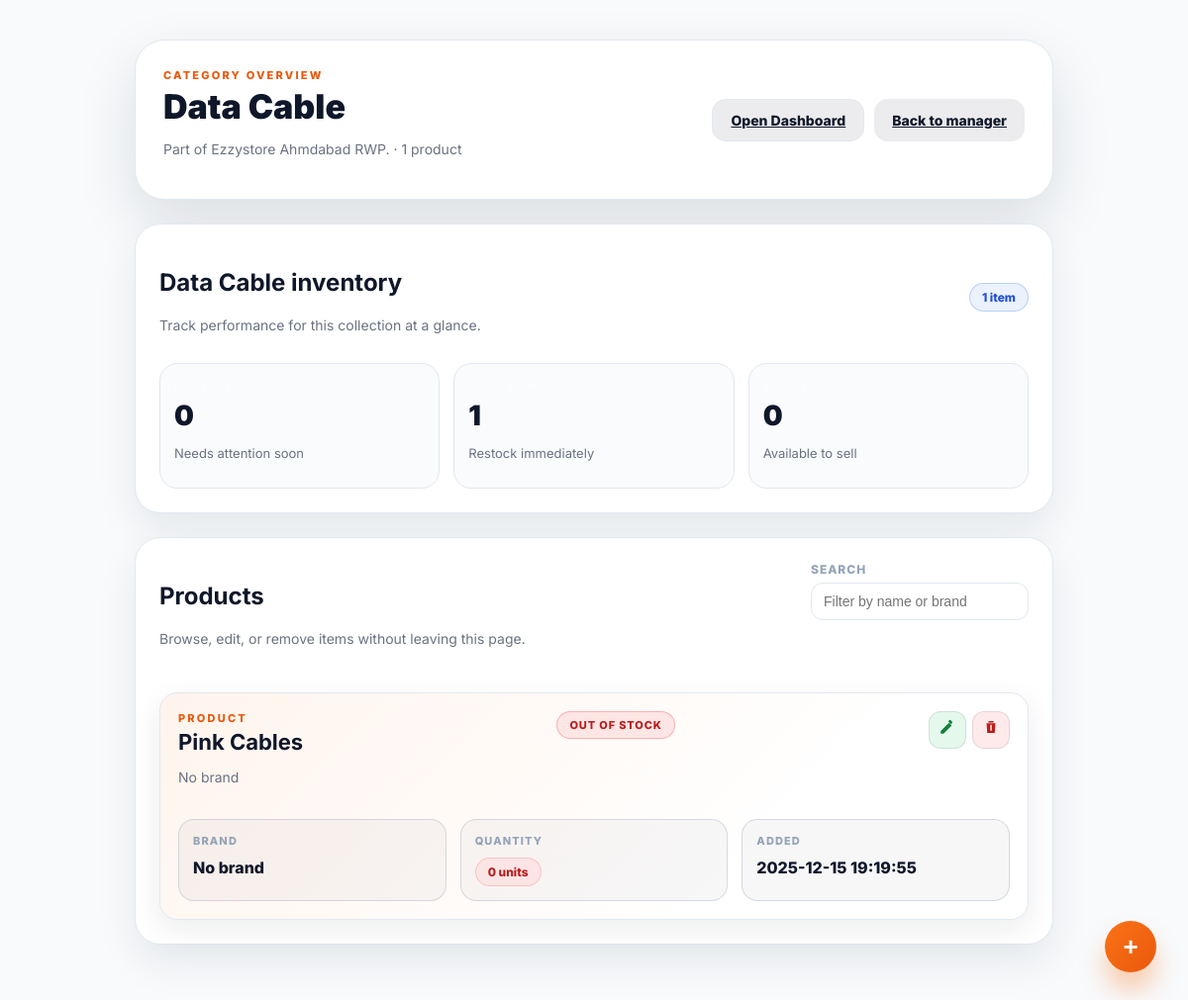
The app's page /manager/categories/1 (signed in), older data.
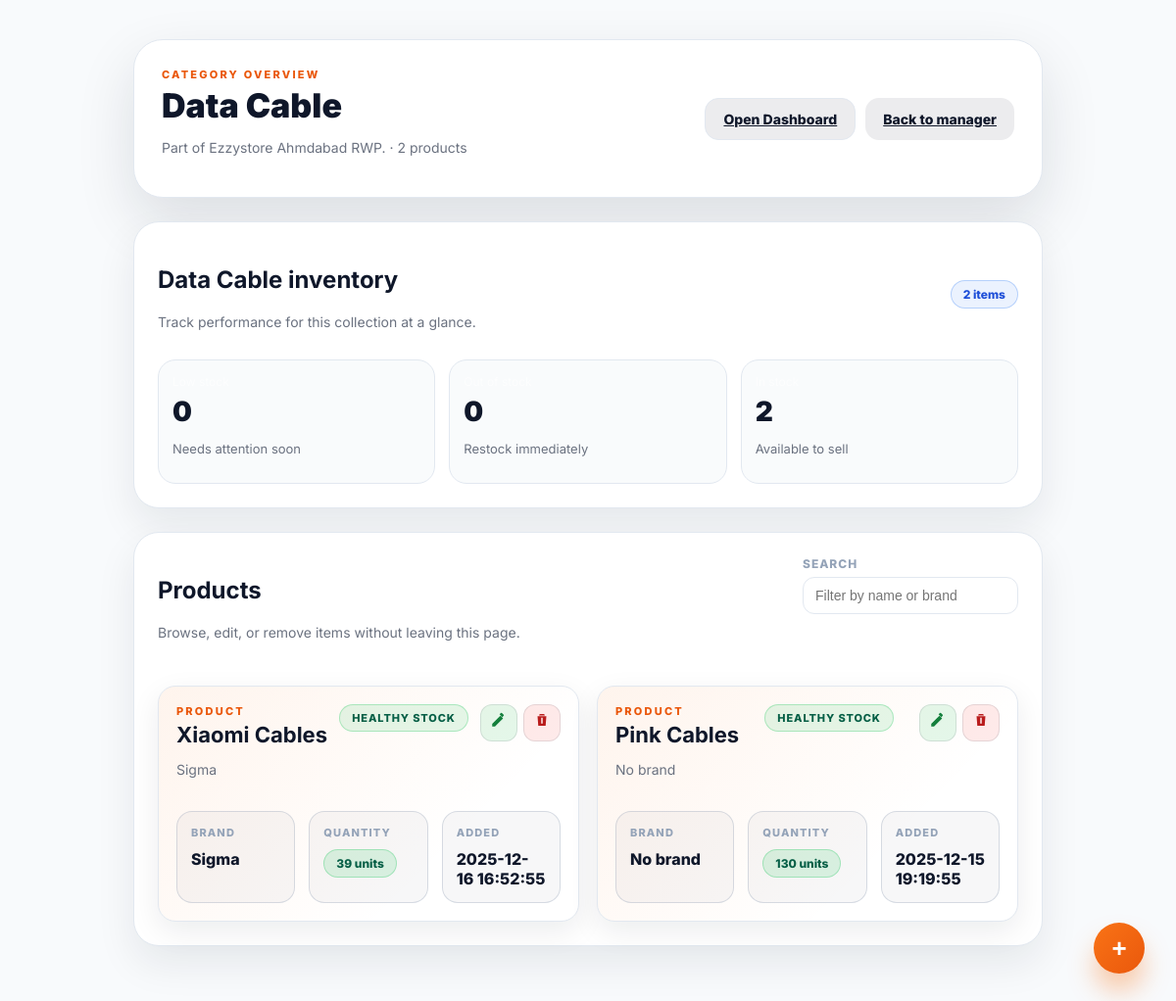
The same page, newer data.
### tables this page shows
CREATE TABLE categories (
          id         INTEGER PRIMARY KEY AUTOINCREMENT,
          shop_id    INTEGER NOT NULL,
          name       TEXT NOT NULL,
          created_at TEXT NOT NULL DEFAULT (datetime('now')),
          FOREIGN KEY (shop_id) REFERENCES shops(id) ON DELETE CASCADE,
          UNIQUE(shop_id, name)
        );

CREATE TABLE shops (
          id          INTEGER PRIMARY KEY AUTOINCREMENT,
          name        TEXT NOT NULL UNIQUE,
          created_by  INTEGER NOT NULL,
          created_at  TEXT NOT NULL DEFAULT (datetime('now')),
          FOREIGN KEY (created_by) REFERENCES users(id) ON DELETE RESTRICT
        );

CREATE TABLE products ( id INTEGER PRIMARY KEY AUTOINCREMENT, shop_id INTEGER NOT NULL, brand_id INTEGER, category_id INTEGER, name TEXT NOT NULL, price REAL NOT NULL DEFAULT 0 CHECK(price >= 0), quantity INTEGER NOT NULL DEFAULT 0 CHECK(quantity >= 0), created_at TEXT NOT NULL DEFAULT (datetime('now')), FOREIGN KEY (shop_id) REFERENCES shops(id) ON DELETE CASCADE, FOREIGN KEY (brand_id) REFERENCES brands(id) ON DELETE SET NULL, FOREIGN KEY (category_id) REFERENCES categories(id) ON DELETE SET NULL, UNIQUE(shop_id, name) );

CREATE TABLE brands (
          id         INTEGER PRIMARY KEY AUTOINCREMENT,
          shop_id    INTEGER NOT NULL,
          name       TEXT NOT NULL,
          created_at TEXT NOT NULL DEFAULT (datetime('now')),
          FOREIGN KEY (shop_id) REFERENCES shops(id) ON DELETE CASCADE,
          UNIQUE(shop_id, name)
        );

### app/manager/routes.py (the view)
@manager_bp.route("/categories/<int:category_id>", methods=["GET"])
@manager_required
def category_detail(category_id: int):
    db = get_db()
    shop = _get_manager_shop(db)
    if not shop:
        flash("No shop assigned.", "error")
        return redirect(url_for("auth.logout"))
    try:
        category_id = int(category_id)
    except (TypeError, ValueError):
        flash("Invalid category.", "error")
        return redirect(url_for("manager.dashboard"))
    category = Category.get_by_id(db, shop["id"], category_id)
    if not category:
        flash("Category not found.", "error")
        return redirect(url_for("manager.dashboard"))
    products = Product.all_by_shop(db, shop["id"])
    category_products = [p for p in products if p["category_id"] == category_id]
    brands = Brand.all_by_shop(db, shop["id"])
    categories = Category.all_by_shop(db, shop["id"])
    return render_template(
        "category_detail.html",
        shop=shop,
        category=category,
        products=category_products,
        brands=brands,
        categories=categories,
    )

### app/db.py (called while the page is built)
def get_db():
    if "db" not in g:
        db_path = current_app.config["DB_PATH"]
        os.makedirs(os.path.dirname(db_path), exist_ok=True)
        conn = sqlite3.connect(db_path)
        conn.row_factory = sqlite3.Row
        conn.execute("PRAGMA foreign_keys = ON;")
        g.db = conn
    return g.db

### app/manager/routes.py (called while the page is built)
def manager_required(fn):
    @wraps(fn)
    def wrapper(*args, **kwargs):
        if session.get("role") != "manager":
            return redirect(url_for("auth.login"))
        return fn(*args, **kwargs)
    return wrapper

def _get_manager_shop(db):
    return db.execute("""
        SELECT s.id, s.name, s.created_at
        FROM shops s
        JOIN shop_managers sm ON sm.shop_id = s.id
        WHERE sm.manager_user_id = ?
        LIMIT 1;
    """, (session.get("user_id"),)).fetchone()

### app/models/brand.py (called while the page is built)
    @staticmethod
    def all_by_shop(db, shop_id: int):
        return db.execute("""
            SELECT *
            FROM brands
            WHERE shop_id=?
            ORDER BY name ASC;
        """, (shop_id,)).fetchall()

### app/models/category.py (called while the page is built)
    @staticmethod
    def all_by_shop(db, shop_id: int):
        return db.execute("""
            SELECT *
            FROM categories
            WHERE shop_id=?
            ORDER BY name ASC;
        """, (shop_id,)).fetchall()

    @staticmethod
    def get_by_id(db, shop_id: int, category_id: int):
        return db.execute("""
            SELECT *
            FROM categories
            WHERE id=? AND shop_id=?
            LIMIT 1;
        """, (category_id, shop_id)).fetchone()

### app/models/product.py (called while the page is built)
    @staticmethod
    def all_by_shop(db, shop_id: int):
        return db.execute("""
            SELECT p.*, b.name AS brand_name, c.name AS category_name
            FROM products p
            LEFT JOIN brands b ON b.id = p.brand_id
            LEFT JOIN categories c ON c.id = p.category_id
            WHERE p.shop_id = ?
            ORDER BY p.id DESC;
        """, (shop_id,)).fetchall()

### app/templates/category_detail.html (shortened to what this page needs)
<!doctype html>
<html lang="en">
<head>
  <link rel="stylesheet" href="{{ url_for('static', filename='css/manager.css') }}">
</head>
<body class="category-detail-body">
  <main class="category-detail-main">
    <header class="category-detail-hero">
      <div>
        <p class="eyebrow">Category Overview</p>
        <h1>{{ category.name }}</h1>
        <p class="muted">Part of {{ shop.name }} &middot; {{ products|length }} product{{ '' if products|length == 1 else 's' }}</p>
      </div>
      <div class="detail-actions">
        <a class="btn btn-soft" href="{{ url_for('manager.dashboard') }}" target="_blank" rel="noopener">Open Dashboard</a>
        <a class="btn btn-secondary" href="{{ url_for('manager.dashboard') }}">Back to manager</a>
      </div>
    </header>
    {% set low_stock = products | selectattr('quantity', 'gt', 0) | selectattr('quantity', 'lt', 6) | list %}
    {% set out_stock = products | selectattr('quantity', 'equalto', 0) | list %}
    <section class="category-detail-card info-card">
      <div class="category-detail-info">
        <div>
          <h2>{{ category.name }} inventory</h2>
          <p class="muted">Track performance for this collection at a glance.</p>
        </div>
        <div class="pill detail-pill">
          {{ products|length }} {{ 'item' if products|length == 1 else 'items' }}
        </div>
      </div>
      <div class="category-detail-stats">
        <article>
          <p class="muted tiny">Low stock</p>
          <p class="stat">{{ low_stock|length }}</p>
          <p class="muted mini">Needs attention soon</p>
        </article>
        <article>
          <p class="muted tiny">Out of stock</p>
          <p class="stat">{{ out_stock|length }}</p>
          <p class="muted mini">Restock immediately</p>
        </article>
        <article>
          <p class="muted tiny">In stock</p>
          <p class="stat">{{ products|length - out_stock|length }}</p>
          <p class="muted mini">Available to sell</p>
        </article>
      </div>
    </section>
    <section class="category-detail-card">
      <div class="card-head">
        <div>
          <h2>Products</h2>
          <p class="muted">Browse, edit, or remove items without leaving this page.</p>
        </div>
        <div class="category-detail-filter">
          <label>
            <span>Search</span>
            <input type="search" id="categoryProductSearch" placeholder="Filter by name or brand" autocomplete="off">
          </label>
        </div>
      </div>
      {% if products %}
        <div class="category-products product-grid">
          {% for p in products %}
            {% set stock_state = 'ok' %}
            {% set stock_label = 'Healthy stock' %}
            {% if p.quantity == 0 %}
              {% set stock_state = 'out' %}
              {% set stock_label = 'Out of stock' %}
            {% elif p.quantity <= 5 %}
              {% set stock_state = 'low' %}
              {% set stock_label = 'Low stock' %}
            {% endif %}
            <article class="product-card product-card-tile category-product-card"
                     data-category-product
                     data-product-name="{{ p.name | lower }}"
                     data-product-brand="{{ (p.brand_name or '') | lower }}"
                     data-product-stock="{{ stock_state }}">
              <div class="product-card-head">
                <div>
                  <p class="eyebrow">Product</p>
                  <h3>{{ p.name }}</h3>
                  <p class="muted">{{ p.brand_name or 'No brand' }}</p>
                </div>
                <span class="product-stock-badge {{ stock_state }}">{{ stock_label }}</span>
                <div class="tile-actions">
                  <button class="icon-btn icon-edit" type="button" aria-label="Edit {{ p.name }}"
                          data-edit-product
                          data-product-id="{{ p.id }}"
                          data-product-name="{{ p.name }}"
                          data-product-brand="{{ p.brand_id or '' }}"
                          data-product-category="{{ p.category_id or '' }}">
                    <svg viewBox="0 0 24 24" aria-hidden="true" focusable="false">
                      <path d="M3 17.25V21h3.75L17.81 9.94l-3.75-3.75L3 17.25zm13.71-9.04 1.83-1.83a1 1 0 0 0 0-1.41l-2.34-2.34a1 1 0 0 0-1.41 0l-1.83 1.83 3.75 3.75z" fill="currentColor"/>
                    </svg>
                  </button>
                  <button class="icon-btn icon-delete" type="button" aria-label="Delete {{ p.name }}"
                          data-delete-product
                          data-product-id="{{ p.id }}"
                          data-product-name="{{ p.name }}">
                    <svg viewBox="0 0 24 24" aria-hidden="true" focusable="false">
                      <path d="M6 7h12l-1 13H7L6 7zm3-3h6l1 2H8l1-2zm2 5v8h2V9h-2z" fill="currentColor"/>
                    </svg>
                  </button>
                </div>
              </div>
              <div class="product-tile-meta">
                <div class="product-mini-card">
                  <p class="mini-label">Brand</p>
                  <p class="mini-value">{{ p.brand_name or 'No brand' }}</p>
                </div>
                <div class="product-mini-card">
                  <p class="mini-label">Quantity</p>
                  <p class="mini-value">
                    <span class="pill
                      {% if p.quantity == 0 %}warn
                      {% elif p.quantity <= 5 %}low
                      {% else %}ok
                      {% endif %}">
                      {{ p.quantity }} units
                    </span>
                  </p>
                </div>
                <div class="product-mini-card">
                  <p class="mini-label">Added</p>
                  <p class="mini-value">{{ p.created_at }}</p>
                </div>
              </div>
            </article>
          {% endfor %}
        </div>
      {% else %}
        <div class="empty mini">
          <div class="empty-art">??</div>
          <p>No products in this category yet.</p>
        </div>
      {% endif %}
    </section>
  </main>
  <button class="fab detail-fab" id="addProductFab" title="Add product">+</button>
</body>
</html>

Row changes from the older to the newer data that the page shows:
added products: name "Xiaomi Cables", name "Sigma", stock_label "HEALTHY STOCK", quantity "39", created_at "2025-12-16 16:52:55"
changed products "Pink Cables": stock_label "OUT OF STOCK" → "HEALTHY STOCK"; quantity "0" → "130"
Text that changed along with them:
{{ products|length }}: "1" → "2"
{{ '' if products|length == 1 else 's' }}: (not shown) → "s"
{{ 'item' if products|length == 1 else 'items' }}: "item" → "items"
{{ out_stock|length }}: "1" → "0"
{{ products|length - out_stock|length }}: "0" → "2"
